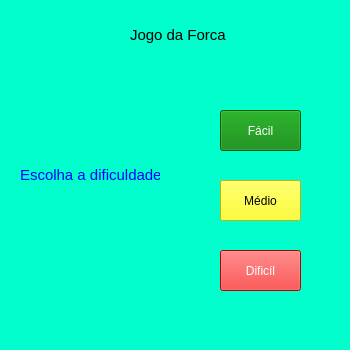
<?xml version="1.0" encoding="UTF-8"?>
<ui version="4.0">
 <class>dificuladadeForca</class>
 <widget class="QWidget" name="dificuladadeForca">
  <property name="geometry">
   <rect>
    <x>0</x>
    <y>0</y>
    <width>350</width>
    <height>350</height>
   </rect>
  </property>
  <property name="minimumSize">
   <size>
    <width>350</width>
    <height>350</height>
   </size>
  </property>
  <property name="maximumSize">
   <size>
    <width>350</width>
    <height>350</height>
   </size>
  </property>
  <property name="windowTitle">
   <string>Dificulade Forca</string>
  </property>
  <property name="styleSheet">
   <string notr="true">background-color:  rgb(0, 255, 204);
</string>
  </property>
  <widget class="QLabel" name="label">
   <property name="geometry">
    <rect>
     <x>130</x>
     <y>10</y>
     <width>100</width>
     <height>50</height>
    </rect>
   </property>
   <property name="minimumSize">
    <size>
     <width>100</width>
     <height>50</height>
    </size>
   </property>
   <property name="maximumSize">
    <size>
     <width>100</width>
     <height>50</height>
    </size>
   </property>
   <property name="styleSheet">
    <string notr="true">font: 15px</string>
   </property>
   <property name="text">
    <string>Jogo da Forca</string>
   </property>
  </widget>
  <widget class="QLabel" name="label_2">
   <property name="geometry">
    <rect>
     <x>20</x>
     <y>150</y>
     <width>140</width>
     <height>50</height>
    </rect>
   </property>
   <property name="minimumSize">
    <size>
     <width>140</width>
     <height>50</height>
    </size>
   </property>
   <property name="maximumSize">
    <size>
     <width>140</width>
     <height>50</height>
    </size>
   </property>
   <property name="styleSheet">
    <string notr="true">font: 15px;
color: blue;</string>
   </property>
   <property name="text">
    <string>Escolha a dificuldade:</string>
   </property>
  </widget>
  <widget class="QPushButton" name="facil">
   <property name="geometry">
    <rect>
     <x>220</x>
     <y>110</y>
     <width>81</width>
     <height>41</height>
    </rect>
   </property>
   <property name="styleSheet">
    <string notr="true">background-color:green;
color: white;

</string>
   </property>
   <property name="text">
    <string>Fácil</string>
   </property>
  </widget>
  <widget class="QPushButton" name="medio">
   <property name="geometry">
    <rect>
     <x>220</x>
     <y>180</y>
     <width>81</width>
     <height>41</height>
    </rect>
   </property>
   <property name="styleSheet">
    <string notr="true">background-color:yellow;
color: black;

</string>
   </property>
   <property name="text">
    <string>Médio</string>
   </property>
  </widget>
  <widget class="QPushButton" name="dificil">
   <property name="geometry">
    <rect>
     <x>220</x>
     <y>250</y>
     <width>81</width>
     <height>41</height>
    </rect>
   </property>
   <property name="styleSheet">
    <string notr="true">background-color:red;
color: white;

</string>
   </property>
   <property name="text">
    <string>Dificíl</string>
   </property>
  </widget>
 </widget>
 <resources/>
 <connections/>
</ui>
